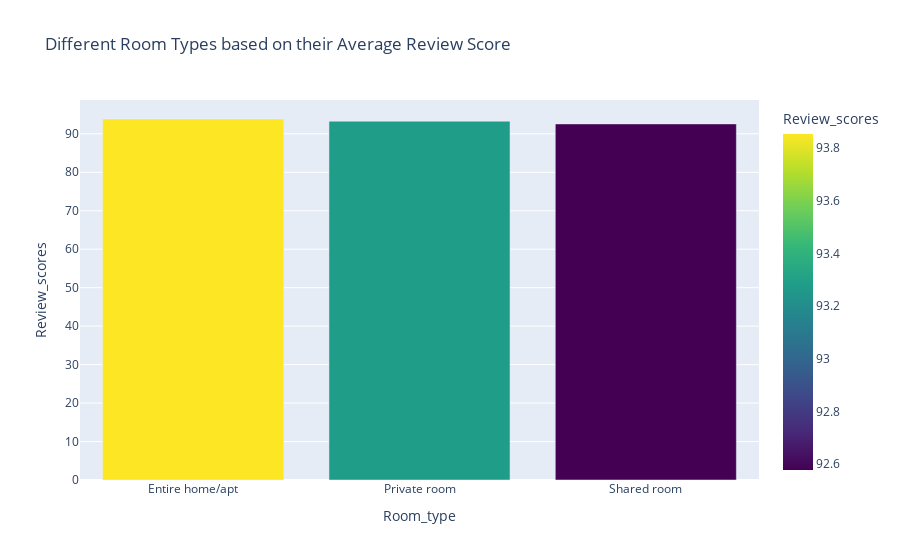

The notebook cell saved with this chart:
### Code cell
#Different Room Types based on their Review Scores


rev_score_df = df.groupby('Room_type',as_index=False)['Review_scores'].mean()
fig1 = px.bar(rev_score_df,x='Room_type', y='Review_scores', color='Review_scores', title='Different Room Types based on their Average Review Score', color_continuous_scale='Viridis')
pio.write_image(fig1, "chart4.png", engine="kaleido")
fig1.show()

### Figure 1 — Plotly figure (JSON) as saved in the notebook; plotly's stock layout.template omitted (floating-point values rounded to 4 significant figures)
{"data": [{"alignmentgroup": "True", "hovertemplate": "Room_type=%{x}<br>Review_scores=%{marker.color}<extra></extra>", "legendgroup": "", "marker": {"color": [93.85, 93.28, 92.58], "coloraxis": "coloraxis", "pattern": {"shape": ""}}, "name": "", "offsetgroup": "", "orientation": "v", "showlegend": false, "textposition": "auto", "type": "bar", "x": ["Entire home/apt", "Private room", "Shared room"], "xaxis": "x", "y": [93.85, 93.28, 92.58], "yaxis": "y"}], "layout": {"barmode": "relative", "coloraxis": {"colorbar": {"title": {"text": "Review_scores"}}, "colorscale": [[0, "#440154"], [0.1111, "#482878"], [0.2222, "#3e4989"], [0.3333, "#31688e"], [0.4444, "#26828e"], [0.5556, "#1f9e89"], [0.6667, "#35b779"], [0.7778, "#6ece58"], [0.8889, "#b5de2b"], [1, "#fde725"]]}, "legend": {"tracegroupgap": 0}, "title": {"text": "Different Room Types based on their Average Review Score"}, "xaxis": {"anchor": "y", "domain": [0, 1], "title": {"text": "Room_type"}}, "yaxis": {"anchor": "x", "domain": [0, 1], "title": {"text": "Review_scores"}}}}
